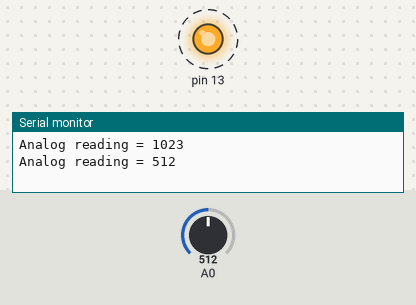
The sketch below on a simulated Arduino Uno, built with avr-gcc and run on an emulated ATmega328P. Parts: output pins drawn as LEDs (lit = HIGH), the last lines printed to the serial monitor. Dashed ring = blinking. The inputs (shaded band) are chosen by the test bench; at power-on: A0 = 512.

Above: at 1.2 s.
1.3 s: A0 set to 0
At 2.3 s:
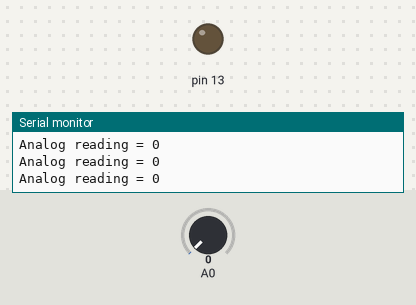
4.3 s: A0 set to 122
At 4.62 s:
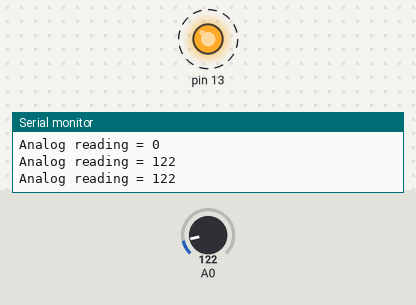
Timing chart, 0 to 13.3 s (numbered marks = the images above; inputs shaded):
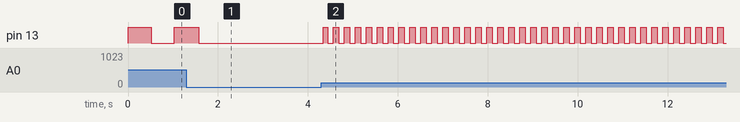

The sketch:

SE_exercicios_de_laboratorio_24.ino
```cpp
const int sensorPin = 0; // connect sensor to analog input 0
volatile long int rate=1023;

void setup()
{
	Serial.begin(9600);
  DDRB = 1<< DDB5; // PB5/D13 is an output
  ADMUX = 0<<REFS1 | 1<<REFS0 | 0<<ADLAR |0<<MUX3 | 0<<MUX2 | 0<<MUX1 | 0<<MUX0;; // Voltage reference for ADC=AVCC (5.0V); configurar ADLAR para right adjust for 10 bit resolution, select ADC0 (pino A0),
  ADCSRA = 1<<ADEN | 1<<ADSC | 1<<ADATE | 1<<ADIE | 1<<ADPS2 | 1<<ADPS1 | 1<<ADPS0;  // Enable ADC (ADEN), Start ADC conversion (ADSC) , Enable Auto Trigger (se for simulação fazer Disable!), enable ADC Interrupts,  configure ADPS2-0 for 128 prescale ( resulta numa frequência 16MHz/128=125kHz)
  ADCSRB |= 0 << ACME; // free running mode, (leave ACME as 0).
  DIDR0=0x3F; // desliga digital inputs nos pinos ADC0-ADC5 para reduzir consumo
  asm("SEI"); //enable global interrupt
}

void loop()
{
  // rate = analogRead(sensorPin); // read the analog input
  Serial.print("\nAnalog reading = ");
  Serial.print(rate);     // the raw analog reading
  PORTB = 1<< PORTB5; // set the LED on
  delay(rate); // wait duration dependent on light level
  PORTB = 0<< PORTB5; // set the LED off
  delay(rate);
}

ISR(ADC_vect)  // include the name of the interrupt vector (ADC) – ver tabela de interrupções nos slides da aula prática 3.
{
    rate = ADC;          // in this case 10 bits are being used but only needs to read the high value for 8 bit precision
    // REMEMBER: once ADCH is read the ADC will update
    ADCSRA|=1<<ADSC; // Se for simulação descomentar esta linha!
}
```

Measured:
- after the input at 4.3 s, pin 13: alternates HIGH for 0.12 s and LOW for 0.12 s, starting at once
